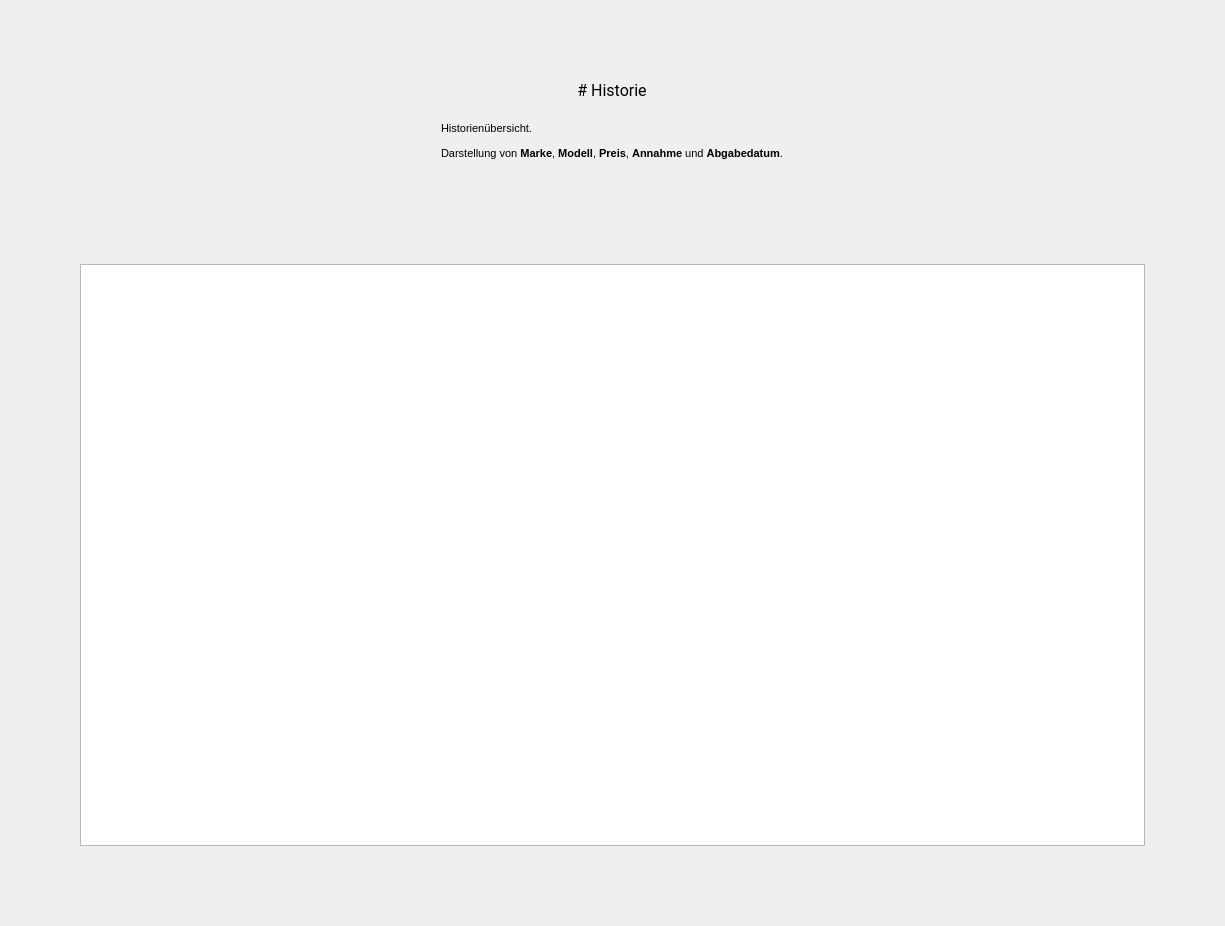
<?xml version="1.0" encoding="UTF-8"?>
<ui version="4.0">
 <class>History</class>
 <widget class="QWidget" name="History">
  <property name="geometry">
   <rect>
    <x>0</x>
    <y>0</y>
    <width>1225</width>
    <height>926</height>
   </rect>
  </property>
  <property name="windowTitle">
   <string>Form</string>
  </property>
  <layout class="QVBoxLayout" name="verticalLayout_3" stretch="0,1">
   <property name="spacing">
    <number>32</number>
   </property>
   <property name="leftMargin">
    <number>64</number>
   </property>
   <property name="topMargin">
    <number>64</number>
   </property>
   <property name="rightMargin">
    <number>64</number>
   </property>
   <property name="bottomMargin">
    <number>64</number>
   </property>
   <item alignment="Qt::AlignmentFlag::AlignHCenter">
    <widget class="QWidget" name="widget_2" native="true">
     <layout class="QGridLayout" name="gridLayout">
      <property name="leftMargin">
       <number>16</number>
      </property>
      <property name="topMargin">
       <number>16</number>
      </property>
      <property name="rightMargin">
       <number>16</number>
      </property>
      <property name="bottomMargin">
       <number>16</number>
      </property>
      <property name="horizontalSpacing">
       <number>16</number>
      </property>
      <item row="2" column="2">
       <layout class="QVBoxLayout" name="verticalLayout_2">
        <item>
         <spacer name="verticalSpacer">
          <property name="orientation">
           <enum>Qt::Orientation::Vertical</enum>
          </property>
          <property name="sizeHint" stdset="0">
           <size>
            <width>20</width>
            <height>40</height>
           </size>
          </property>
         </spacer>
        </item>
       </layout>
      </item>
      <item row="0" column="2">
       <spacer name="horizontalSpacer_3">
        <property name="orientation">
         <enum>Qt::Orientation::Horizontal</enum>
        </property>
        <property name="sizeType">
         <enum>QSizePolicy::Policy::Fixed</enum>
        </property>
        <property name="sizeHint" stdset="0">
         <size>
          <width>60</width>
          <height>20</height>
         </size>
        </property>
       </spacer>
      </item>
      <item row="0" column="0">
       <spacer name="horizontalSpacer_2">
        <property name="orientation">
         <enum>Qt::Orientation::Horizontal</enum>
        </property>
        <property name="sizeType">
         <enum>QSizePolicy::Policy::Fixed</enum>
        </property>
        <property name="sizeHint" stdset="0">
         <size>
          <width>60</width>
          <height>20</height>
         </size>
        </property>
       </spacer>
      </item>
      <item row="2" column="1">
       <widget class="QLabel" name="label_2">
        <property name="text">
         <string>&lt;html&gt;&lt;head/&gt;&lt;body&gt;&lt;p&gt;&lt;span style=&quot; font-size:8pt;&quot;&gt;Historienübersicht.&lt;/span&gt;&lt;/p&gt;&lt;p&gt;&lt;span style=&quot; font-size:8pt;&quot;&gt;Darstellung von &lt;/span&gt;&lt;span style=&quot; font-size:8pt; font-weight:700;&quot;&gt;Marke&lt;/span&gt;&lt;span style=&quot; font-size:8pt;&quot;&gt;, &lt;/span&gt;&lt;span style=&quot; font-size:8pt; font-weight:700;&quot;&gt;Modell&lt;/span&gt;&lt;span style=&quot; font-size:8pt;&quot;&gt;, &lt;/span&gt;&lt;span style=&quot; font-size:8pt; font-weight:700;&quot;&gt;Preis&lt;/span&gt;&lt;span style=&quot; font-size:8pt;&quot;&gt;, &lt;/span&gt;&lt;span style=&quot; font-size:8pt; font-weight:700;&quot;&gt;Annahme&lt;/span&gt;&lt;span style=&quot; font-size:8pt;&quot;&gt; und &lt;/span&gt;&lt;span style=&quot; font-size:8pt; font-weight:700;&quot;&gt;Abgabedatum&lt;/span&gt;&lt;span style=&quot; font-size:8pt;&quot;&gt;.&lt;/span&gt;&lt;/p&gt;&lt;p&gt;&lt;br/&gt;&lt;/p&gt;&lt;/body&gt;&lt;/html&gt;</string>
        </property>
        <property name="wordWrap">
         <bool>false</bool>
        </property>
       </widget>
      </item>
      <item row="0" column="1">
       <widget class="QLabel" name="label">
        <property name="font">
         <font>
          <family>Roboto</family>
          <pointsize>12</pointsize>
         </font>
        </property>
        <property name="text">
         <string># Historie</string>
        </property>
        <property name="textFormat">
         <enum>Qt::TextFormat::MarkdownText</enum>
        </property>
        <property name="alignment">
         <set>Qt::AlignmentFlag::AlignCenter</set>
        </property>
       </widget>
      </item>
      <item row="1" column="1">
       <spacer name="verticalSpacer_2">
        <property name="orientation">
         <enum>Qt::Orientation::Vertical</enum>
        </property>
        <property name="sizeType">
         <enum>QSizePolicy::Policy::Fixed</enum>
        </property>
        <property name="sizeHint" stdset="0">
         <size>
          <width>20</width>
          <height>16</height>
         </size>
        </property>
       </spacer>
      </item>
     </layout>
    </widget>
   </item>
   <item>
    <widget class="QWidget" name="widget" native="true">
     <layout class="QVBoxLayout" name="verticalLayout">
      <property name="leftMargin">
       <number>16</number>
      </property>
      <property name="topMargin">
       <number>16</number>
      </property>
      <property name="rightMargin">
       <number>16</number>
      </property>
      <property name="bottomMargin">
       <number>16</number>
      </property>
      <item>
       <widget class="QListWidget" name="listWidget"/>
      </item>
     </layout>
    </widget>
   </item>
  </layout>
 </widget>
 <resources/>
 <connections/>
</ui>
